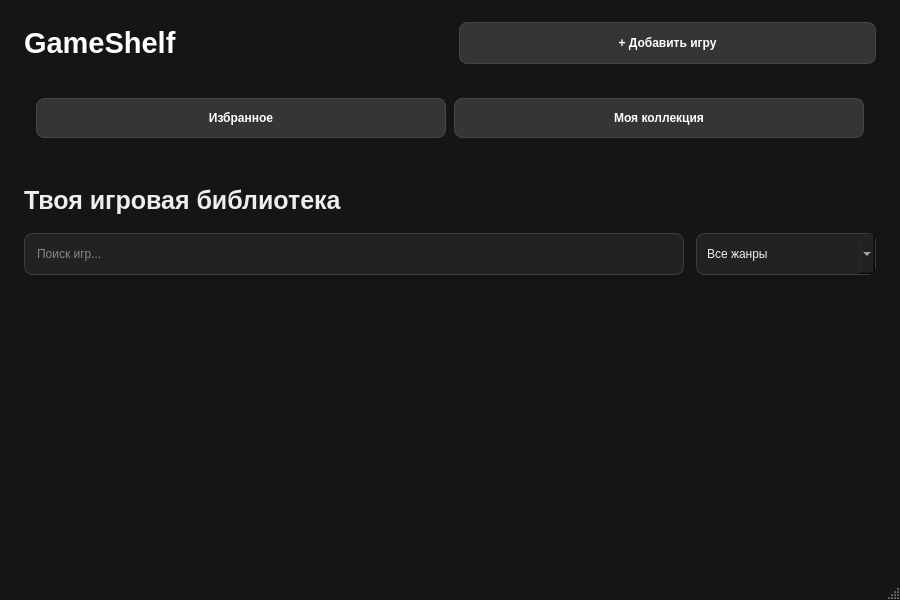
<?xml version="1.0" encoding="UTF-8"?>
<ui version="4.0">
 <class>MainWindow</class>
 <widget class="QMainWindow" name="MainWindow">
  <property name="geometry">
   <rect>
    <x>0</x>
    <y>0</y>
    <width>900</width>
    <height>600</height>
   </rect>
  </property>
  <property name="minimumSize">
   <size>
    <width>900</width>
    <height>600</height>
   </size>
  </property>
  <property name="windowTitle">
   <string>GameShelf — Игровая библиотека</string>
  </property>
  <property name="styleSheet">
   <string notr="true">

QMainWindow, QWidget#centralwidget {
    background-color: #151515;
    color: #eeeeee;
    font-family: &quot;Segoe UI&quot;;
    font-size: 10pt;
}

QLabel {
    color: #eeeeee;
    background: transparent;
}

QLabel#logoLabel {
    color: #ffffff;
    font-size: 22pt;
    font-weight: bold;
}

QLabel#pageTitleLabel {
    font-size: 19pt;
    font-weight: bold;
}

QPushButton {
    background-color: #353535;
    color: #ffffff;
    border: 1px solid #454545;
    border-radius: 8px;
    padding: 10px 16px;
    font-weight: bold;
}

QPushButton:hover {
    background-color: #484848;
}

QPushButton:pressed {
    background-color: #292929;
}

QLineEdit, QComboBox {
    background-color: #222222;
    color: #eeeeee;
    border: 1px solid #3d3d3d;
    border-radius: 8px;
    padding: 10px;
    min-height: 20px;
}

QLineEdit:focus, QComboBox:focus {
    border: 1px solid #777777;
}

QComboBox QAbstractItemView {
    background-color: #222222;
    color: #eeeeee;
    selection-background-color: #454545;
    selection-color: #ffffff;
    border: 1px solid #3d3d3d;
}

QScrollArea {
    background-color: transparent;
    border: none;
}

QScrollArea QWidget#scrollAreaWidgetContents {
    background-color: transparent;
}

   </string>
  </property>
  <widget class="QWidget" name="centralwidget">
   <layout class="QVBoxLayout" name="mainLayout">
    <property name="spacing">
     <number>18</number>
    </property>
    <property name="leftMargin">
     <number>24</number>
    </property>
    <property name="topMargin">
     <number>22</number>
    </property>
    <property name="rightMargin">
     <number>24</number>
    </property>
    <property name="bottomMargin">
     <number>22</number>
    </property>
    <item>
     <layout class="QHBoxLayout" name="headerLayout">
      <property name="leftMargin">
       <number>0</number>
      </property>
      <property name="topMargin">
       <number>0</number>
      </property>
      <property name="rightMargin">
       <number>0</number>
      </property>
      <property name="bottomMargin">
       <number>0</number>
      </property>
      <item>
       <widget class="QLabel" name="logoLabel">
        <property name="text">
         <string>GameShelf</string>
        </property>
       </widget>
      </item>
      <item>
       <widget class="QPushButton" name="addGameButton">
        <property name="minimumSize">
         <size>
          <width>150</width>
          <height>42</height>
         </size>
        </property>
        <property name="text">
         <string>+ Добавить игру</string>
        </property>
       </widget>
      </item>
     </layout>
    </item>
    <item>
     <layout class="QHBoxLayout" name="horizontalLayout">
      <property name="spacing">
       <number>8</number>
      </property>
      <property name="leftMargin">
       <number>12</number>
      </property>
      <property name="topMargin">
       <number>16</number>
      </property>
      <property name="rightMargin">
       <number>12</number>
      </property>
      <property name="bottomMargin">
       <number>12</number>
      </property>
      <item>
       <widget class="QPushButton" name="favoritesButton">
        <property name="minimumSize">
         <size>
          <width>0</width>
          <height>40</height>
         </size>
        </property>
        <property name="text">
         <string>Избранное</string>
        </property>
       </widget>
      </item>
      <item>
       <widget class="QPushButton" name="collectionButton">
        <property name="minimumSize">
         <size>
          <width>0</width>
          <height>40</height>
         </size>
        </property>
        <property name="text">
         <string>Моя коллекция</string>
        </property>
       </widget>
      </item>
     </layout>
    </item>
    <item>
     <widget class="QWidget" name="sidebarWidget" native="true">
      <property name="enabled">
       <bool>true</bool>
      </property>
      <property name="maximumSize">
       <size>
        <width>180</width>
        <height>16777215</height>
       </size>
      </property>
      <property name="sizeIncrement">
       <size>
        <width>180</width>
        <height>180</height>
       </size>
      </property>
     </widget>
    </item>
    <item>
     <widget class="QLabel" name="pageTitleLabel">
      <property name="text">
       <string>Твоя игровая библиотека</string>
      </property>
     </widget>
    </item>
    <item>
     <layout class="QHBoxLayout" name="controlsLayout">
      <property name="spacing">
       <number>12</number>
      </property>
      <property name="leftMargin">
       <number>0</number>
      </property>
      <property name="topMargin">
       <number>0</number>
      </property>
      <property name="rightMargin">
       <number>0</number>
      </property>
      <property name="bottomMargin">
       <number>0</number>
      </property>
      <item>
       <widget class="QLineEdit" name="searchEdit">
        <property name="placeholderText">
         <string>Поиск игр...</string>
        </property>
       </widget>
      </item>
      <item>
       <widget class="QComboBox" name="genreComboBox">
        <property name="minimumSize">
         <size>
          <width>180</width>
          <height>42</height>
         </size>
        </property>
        <item>
         <property name="text">
          <string>Все жанры</string>
         </property>
        </item>
       </widget>
      </item>
     </layout>
    </item>
    <item>
     <widget class="QScrollArea" name="gamesScrollArea">
      <property name="frameShape">
       <enum>QFrame::NoFrame</enum>
      </property>
      <property name="widgetResizable">
       <bool>true</bool>
      </property>
      <widget class="QWidget" name="scrollAreaWidgetContents">
       <property name="geometry">
        <rect>
         <x>0</x>
         <y>0</y>
         <width>852</width>
         <height>250</height>
        </rect>
       </property>
       <layout class="QVBoxLayout" name="gamesContentLayout">
        <property name="spacing">
         <number>14</number>
        </property>
        <property name="leftMargin">
         <number>0</number>
        </property>
        <property name="topMargin">
         <number>0</number>
        </property>
        <property name="rightMargin">
         <number>0</number>
        </property>
        <property name="bottomMargin">
         <number>0</number>
        </property>
        <item>
         <spacer name="gamesBottomSpacer">
          <property name="orientation">
           <enum>Qt::Vertical</enum>
          </property>
          <property name="sizeHint" stdset="0">
           <size>
            <width>20</width>
            <height>40</height>
           </size>
          </property>
         </spacer>
        </item>
       </layout>
      </widget>
     </widget>
    </item>
   </layout>
  </widget>
  <widget class="QStatusBar" name="statusbar"/>
 </widget>
 <resources/>
 <connections/>
</ui>
